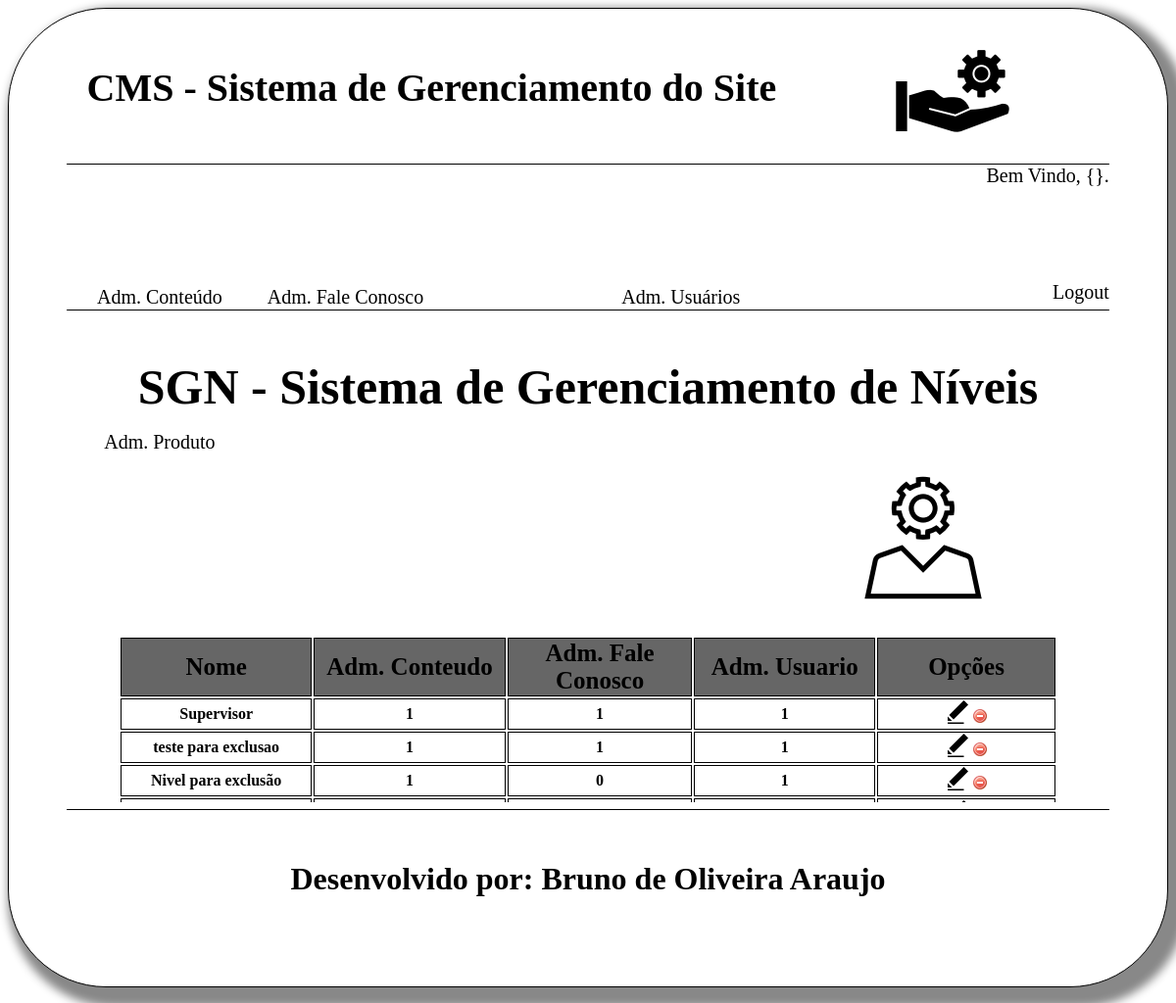
Screenshot of /site/cms/nivel.php with the database file from the repository.
### tables this page shows
CREATE TABLE `nivel_acesso` (
  `codigo` int(11) NOT NULL AUTO_INCREMENT,
  `nome` varchar(60) NOT NULL,
  `adm_conteudo` tinyint(4) NOT NULL,
  `adm_faleConosco` tinyint(4) NOT NULL,
  `adm_usuario` tinyint(4) NOT NULL,
  `status_nivel` tinyint(1) DEFAULT NULL,
  PRIMARY KEY (`codigo`)
);

### site/cms/nivel.php (the view, shortened to what this page needs)
<?php
    $conexao = conexaoMysql();
?>
<html>
<head>
    <link rel="stylesheet" type="text/css" href="css/style.css">
    <link rel="stylesheet" type="text/css" href="css/modais.css">
</head>
<body>
    <div class="caixa center">
        <div class="caixa_cabecalho center">
            <a href="index.php">
                <div class="caixa_titulo">
                    <h1> CMS - Sistema de Gerenciamento do Site</h1>
                </div>
                <div class="caixa_logo backgroundLogo">
                </div>
            </a>
        </div>
        <div class="caixa_menu center">
            <div class="menuFirst">
                <div class="card">
                    <a href="conteudo.php">
                        <div id="fotoCard1" class="fotoCard center backgroundLogo">
                        </div>
                        <div class="textoCard center">
                        Adm. Conteúdo
                        </div>
                    </a>
                </div>
                <div class="card">
                    <a href="sac.php">
                        <div id="fotoCard2" class="fotoCard center">
                        </div>
                        <div class="textoCard center">
                            Adm. Fale Conosco
                        </div>
                    </a>
                </div>
                <div class="card">
                    <a href="produtos.php">
                        <div id="fotoCard2" class="fotoCard center">
                        </div>
                        <div class="textoCard center">
                            Adm. Produto
                        </div>
                    </a>
                </div>
            </div>
            <div class="menuSecond">
                <a href="usuario.php">
                    <div class="card">
                        <div id="fotoCard3" class="fotoCard center">
                        </div>
                        <div class="textoCard center">
                            Adm. Usuários
                        </div>
                    </div>
                </a>
                <div class="logout">
                    <div>Bem Vindo, {<?=$_SESSION['nome']?>}.</div>
                    <div id="txtLogout"><a href="../index.php"> Logout</a></div>
                </div>
            </div>
        </div>
        <div class="conteudo center">
            <div class="titulo center">
                <h1>SGN - Sistema de Gerenciamento de Níveis</h1>
            </div>
            <div class="caixa_opcoes center">
                <div class="opcoes">
                    <a class="visualizar">
                        <div id="cardAddNivel">
                        </div>
                    </a>
                </div>
                <div class="opcoes">
                    <div id="cardNivel">
                    </div>
                </div>
            </div>
            <div id="tabelaNivel" class="center">
                <table id="consultaNivel" class="center">
                    <tr class="cab">
                        <th>Nome</th>
                        <th>Adm. Conteudo</th>
                        <th>Adm. Fale Conosco</th>
                        <th>Adm. Usuario </th>
                        <th>Opções</th>
                    </tr>
                    <?php
                            $sql = 'SELECT * FROM nivel_acesso ORDER BY codigo DESC';
                            $select = mysqli_query($conexao, $sql);
                            while($rs = mysqli_fetch_array($select)){
                        ?>
                    <tr>
                        <th><?=($rs['nome']); ?></th>
                        <th> <?=($rs['adm_conteudo']); ?></th>
                        <th><?=($rs['adm_faleConosco']); ?></th>
                        <th><?=($rs['adm_usuario']); ?></th>
                        <th>
                            <a class="visualizar" onclick="editarDados(<?=$rs['codigo'];?>);">
                                <img href="#" src="img/edit.png"></a>
                            <a href="../bd/deletarNivel.php?codigo=<?=$rs['codigo'];?>">
                                <img src="img/delete.png"></a></th>
                    </tr>
                    <?php
                            }
                        ?>
                </table>
            </div>
        </div>
        <div class="rodape center">
            <h1> Desenvolvido por: Bruno de Oliveira Araujo</h1>
        </div>
    </div>
</body>
</html>

### site/cms/css/style.css (style rules this page uses)
.backgroundLogo { background-position: center; background-repeat: no-repeat; }
.center { margin-left: auto; margin-right: auto; }
a { text-decoration: none; color: black; }
.caixa { width: 100%; height: 1000px; background-color: white; border: solid 1px; box-shadow: 50px, 50px; box-shadow: 10px 10px 10px 10px #888888; border-radius: 100px; padding-top: 10px; box-sizing: border-box; }
.caixa_cabecalho { width: 90%; height: 15%; background-color: transparent; border-bottom: solid 1px; }
.caixa_titulo { width: 70%; height: 100%; float: left; background-color: transparent; font-size: 20px; text-align: center; padding-top: 20px; box-sizing: border-box; }
.caixa_logo { width: 30%; height: 100%; float: left; background-color: transparent; background-image: url(../img/iconConfig3.png); background-position: center; background-repeat: no-repeat; }
.caixa_menu { width: 90%; height: 15%; border-bottom: solid 1px; }
.menuFirst { width: 50%; height: 100%; float: left; background-color: transparent; }
.menuSecond { width: 50%; height: 100%; float: left; background-color: transparent; }
.card { width: 30%; height: 100%; background-color: transparent; float: left; margin-left: 15px; margin-right: 15px; }
.fotoCard { width: 80%; height: 80%; background-color: transparent; }
#fotoCard1 { background-image: url(../img/iconFolder.png); background-position: center; background-repeat: no-repeat; background-size: auto; }
#fotoCard2 { background-image: url(../img/iconPhone.png); background-position: center; background-repeat: no-repeat; background-size: auto; }
#fotoCard3 { background-image: url(../img/iconUsers.png); background-position: center; background-repeat: no-repeat; background-size: auto; }
.textoCard { width: 100%; height: 20%; text-align: center; background-color: transparent; padding-top: 5px; box-sizing: border-box; font-size: 20px; }
.logout { width: 60%; height: 100%; float: right; background-color: transparent; font-size: 20px; }
.logout div { width: 100%; height: 80%; background-color: transparent; text-align: right; }
#txtLogout { width: 100%; height: 20%; background-color: transparent; }
.titulo h1 { width: 1000px; height: 50px; font-size: 50px; text-align: center; background-color: transparent; margin-right: auto; margin-left: auto; }
.conteudo { width: 90%; height: 50%; background-color: transparent; padding-top: 15px; }
.caixa_opcoes { width: 90%; height: 200px; background-color: transparent; }
.opcoes { width: 50%; height: 100%; float: left; background-color: transparent; }
#cardAddNivel { width: 30%; height: 100%; display: flex; margin-left: 340px; background-image: url(../img/newlevel.png); background-position: center; background-repeat: no-repeat; }
#cardNivel { width: 30%; height: 100%; display: flex; margin-left: 270px; background-image: url(../img/usersetting.png); background-position: center; background-repeat: no-repeat; }
#tabelaNivel { width: 90%; min-height: 150px; max-height: 170px; overflow: auto; }
#consultaNivel th, td { width: 300px; height: 30px; ; border: solid 1px black; }
.cab { font-size: 25px; background-color: #666666; }
.rodape { width: 90%; height: 20%; background-color: transparent; border-top: solid 1px; text-align: center; padding-top: 30px; box-sizing: border-box; }
#consulta_conteudo th, tr { width: 300px; height: 10px; ; border: solid 1px black; }
#consulta_produtos th, tr { width: 300px; height: 10px; ; border: solid 1px black; }

### rows the page displays
nivel_acesso: nome "Supervisor", adm_conteudo "1", adm_faleConosco "1", adm_usuario "1"
nivel_acesso: nome "teste para exclusao", adm_conteudo "1", adm_faleConosco "1", adm_usuario "1"
nivel_acesso: nome "Nivel para exclusão", adm_conteudo "1", adm_faleConosco "0", adm_usuario "1"
